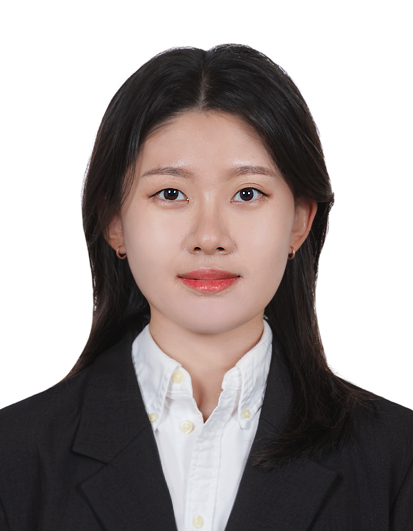
#> input picture pic/이선하.jpeg, 413 x 531 px
$ python compose_lsh_hq.py   (older library calls are emulated)
#> lines starting #> are read from the running program, lines starting #| are printed output that depends on the picture
# -*- coding: utf-8 -*-
"""고화질 증명사진 얼굴을 유니폼 cut에 직접 정렬·합성 (선명도 우선)."""
import os
import shutil

import cv2
import numpy as np
from PIL import Image

ROOT = os.path.dirname(os.path.abspath(__file__))
SRC_PATH = os.path.join(ROOT, "pic", "이선하.jpeg")
DST_PATH = os.path.join(ROOT, "pic", "cut", "이선하.png")
BACKUP = os.path.join(ROOT, "pic", "cut", "이선하_before_hq.png")
PREVIEW_DIR = os.path.join(ROOT, "assets", "_preview")


def load_bgr(path):
#> called with path = 'pic/이선하.jpeg'
    return cv2.cvtColor(np.array(Image.open(path).convert("RGB")), cv2.COLOR_RGB2BGR)


# [11 lines left out: function normalize_rgba, not called in this run]


def get_faces(bgr):
    from insightface.app import FaceAnalysis

    app = FaceAnalysis(name="buffalo_l", providers=["CPUExecutionProvider"])
    app.prepare(ctx_id=-1, det_size=(640, 640))
    faces = app.get(bgr)
    if not faces:
        raise RuntimeError("no face")
    return max(faces, key=lambda f: (f.bbox[2] - f.bbox[0]) * (f.bbox[3] - f.bbox[1]))


# [46 lines left out: functions color_match, build_mask, not called in this run]


def main():
    os.makedirs(PREVIEW_DIR, exist_ok=True)
    if os.path.exists(BACKUP):
        shutil.copy2(BACKUP, DST_PATH)
        print("restored from backup")
    else:
        shutil.copy2(DST_PATH, BACKUP)

    src_bgr = load_bgr(SRC_PATH)
    dst_rgba = np.array(Image.open(DST_PATH).convert("RGBA"))
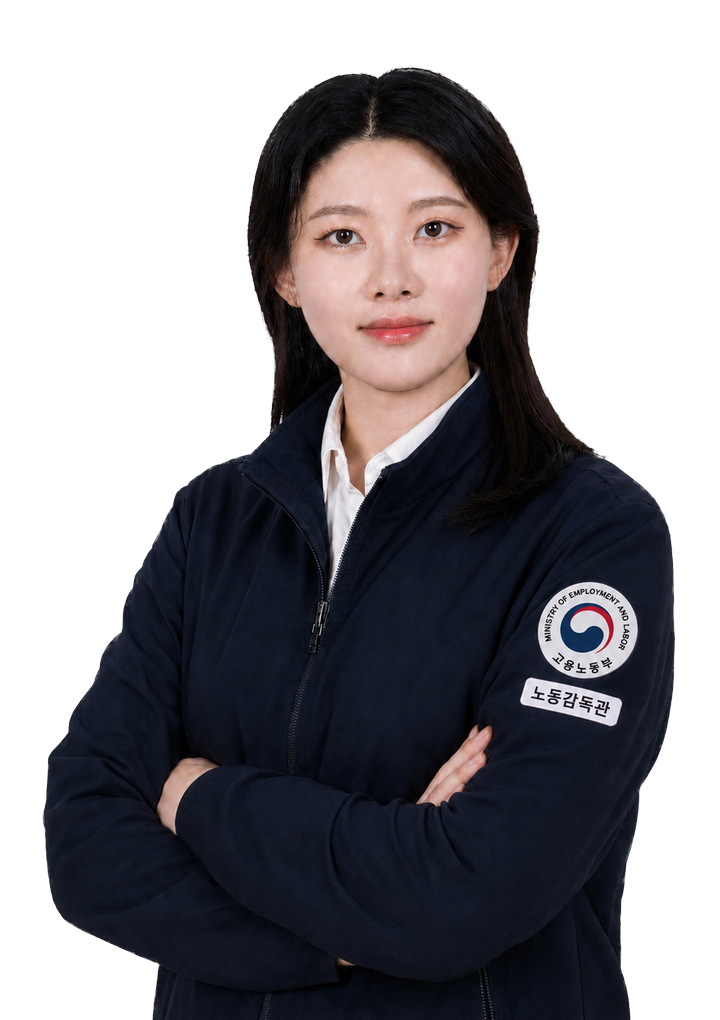
#> input picture pic/cut/이선하.png, 720 x 1020 px
#> dst_rgba is the input picture: shape (1020, 720, 4); mean R, G, B, A 26.1, 24.4, 28.2, 140.9
    dst_bgr = cv2.cvtColor(dst_rgba[:, :, :3], cv2.COLOR_RGB2BGR)
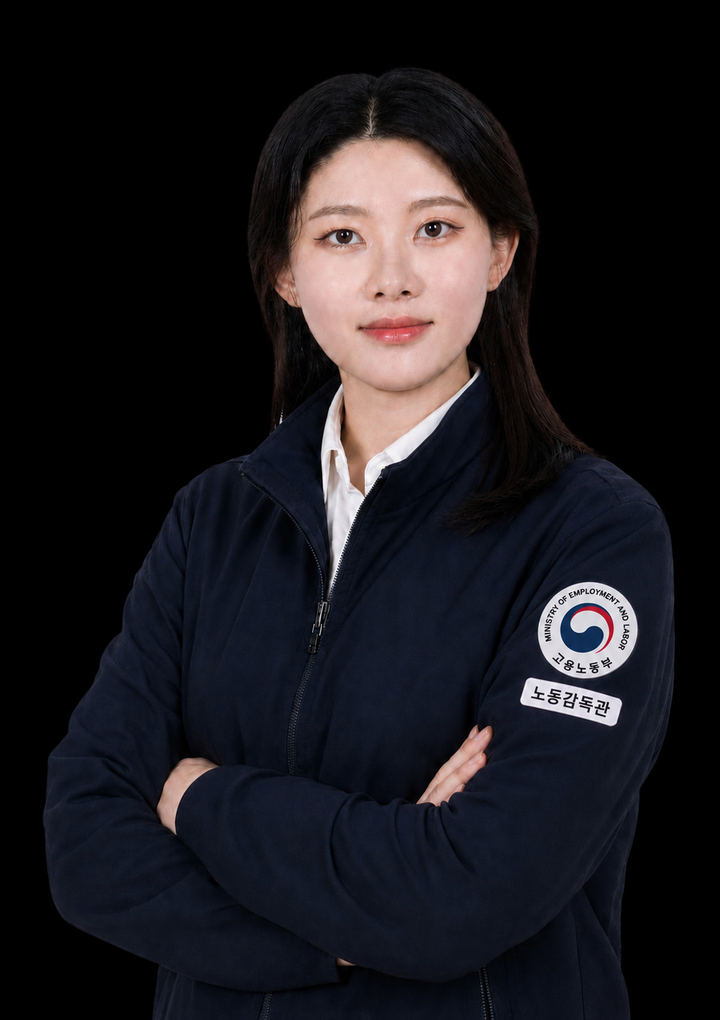
#> dst_bgr: shape (1020, 720, 3); mean B, G, R 28.2, 24.4, 26.1
    dst_a = dst_rgba[:, :, 3]
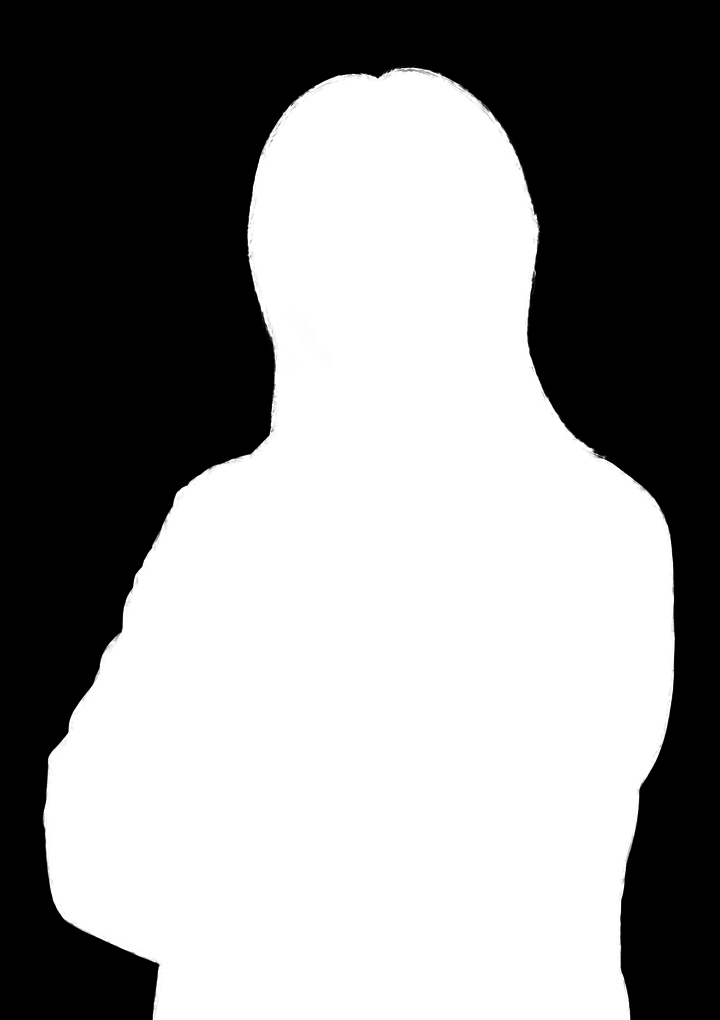
#> dst_a: shape (1020, 720); min 0, max 255, mean 140.9

    # Upscale ID photo aggressively for sharp warp
    src_up = cv2.resize(
        src_bgr,
        (src_bgr.shape[1] * 3, src_bgr.shape[0] * 3),
        interpolation=cv2.INTER_LANCZOS4,
    )
    # Mild sharpen on source
    blur = cv2.GaussianBlur(src_up, (0, 0), 1.0)
    src_up = cv2.addWeighted(src_up, 1.3, blur, -0.3, 0)

    src_face = get_faces(src_up)
    dst_face = get_faces(dst_bgr)
    print("src", src_face.bbox, "dst", dst_face.bbox)

    M, _ = cv2.estimateAffinePartial2D(src_face.kps, dst_face.kps, method=cv2.LMEDS)
    h, w = dst_bgr.shape[:2]
    warped = cv2.warpAffine(
        src_up, M, (w, h), flags=cv2.INTER_LANCZOS4, borderMode=cv2.BORDER_REFLECT_101
    )

    mask = build_mask(h, w, dst_face.kps, dst_a)
    warped = color_match(warped, dst_bgr, mask)

    # Frequency separation blend: take color/lighting from dest, detail from HQ
    # Actually we want HQ identity — take most from warped, only edge-blend to dest
    m = mask[..., None]
    # Smoothstep for nicer falloff
    m_ease = m * m * (3 - 2 * m)
    final = np.clip(
        warped.astype(np.float32) * m_ease + dst_bgr.astype(np.float32) * (1 - m_ease),
        0,
        255,
    ).astype(np.uint8)

    out_rgb = cv2.cvtColor(final, cv2.COLOR_BGR2RGB)
    out = normalize_rgba(Image.fromarray(np.dstack([out_rgb, dst_a]), "RGBA"))
    out.save(DST_PATH, optimize=True)

    gray = cv2.cvtColor(final, cv2.COLOR_BGR2GRAY)
    print(
        "saved",
        DST_PATH,
        "sharpness",
        round(cv2.Laplacian(gray[100:400, 220:500], cv2.CV_64F).var(), 1),
        "size",
        os.path.getsize(DST_PATH),
    )

    bg = Image.new("RGBA", out.size, (18, 18, 18, 255))
    bg.alpha_composite(out)
    bg.convert("RGB").save(os.path.join(PREVIEW_DIR, "composite_이선하.jpg"), quality=95)
    out.crop((160, 40, 560, 520)).convert("RGB").save(
        os.path.join(PREVIEW_DIR, "composite_face.jpg"), quality=95
    )
    before = Image.open(BACKUP).convert("RGB").crop((180, 60, 540, 480)).resize((360, 420))
    src_im = Image.open(SRC_PATH).convert("RGB").resize((360, 420))
    after = out.convert("RGB").crop((180, 60, 540, 480)).resize((360, 420))
    side = Image.new("RGB", (1080, 420), (0, 0, 0))
    side.paste(before, (0, 0))
    side.paste(src_im, (360, 0))
    side.paste(after, (720, 0))
    side.save(os.path.join(PREVIEW_DIR, "compare_side.jpg"), quality=95)

    # Also save mask preview
    mask_viz = (mask * 255).astype(np.uint8)
    cv2.imwrite(os.path.join(PREVIEW_DIR, "mask.jpg"), mask_viz)
    print("preview ready")


if __name__ == "__main__":
    main()
#> (the call stopped at in get_faces, `app = FaceAnalysis(name="buffalo_l", providers=["CPUExecutionProvider"])`: insightface is not available in this run)
